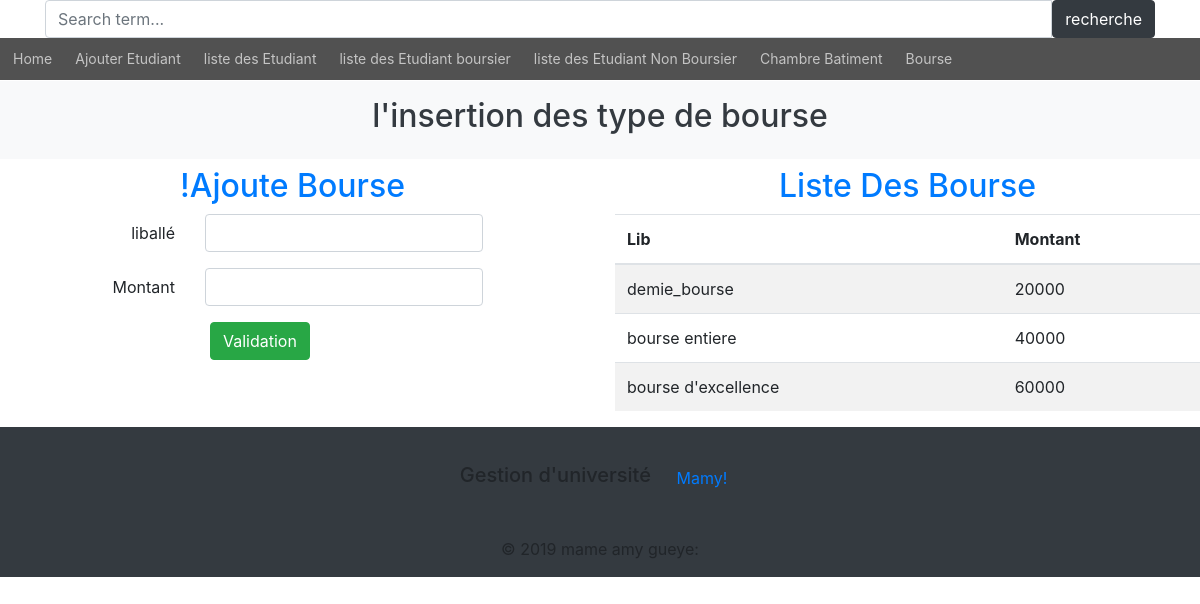
Page /vue/addtype.php on the committed database.
### tables this page shows
CREATE TABLE `typeBourse` (
  `id` int(11) NOT NULL,
  `lib` varchar(40) NOT NULL,
  `montant` int(20) NOT NULL
);

### controleur/Servicetypebourso.php (the view, shortened to what this page needs)
<?php
class Servicetypebourso
{
    private $db;
    public function find()
    {
            $req = $this->db->query('SELECT * FROM typeBourse');
            while ($tab = $req->fetch())
            {
              ?>
              <tr>
                  <td><?=$tab['lib']?></td>
                  <td><?=$tab['montant']?></td>
              </tr>
               <?php
            }
     }
    public function setDb($db)
    {
        $this->db = $db;
        return $this;
    }
}
?>

### rows in the picture
typebourse: lib "demie_bourse", montant "20000"
typebourse: lib "bourse entiere", montant "40000"
typebourse: lib "bourse d'excellence", montant "60000"
